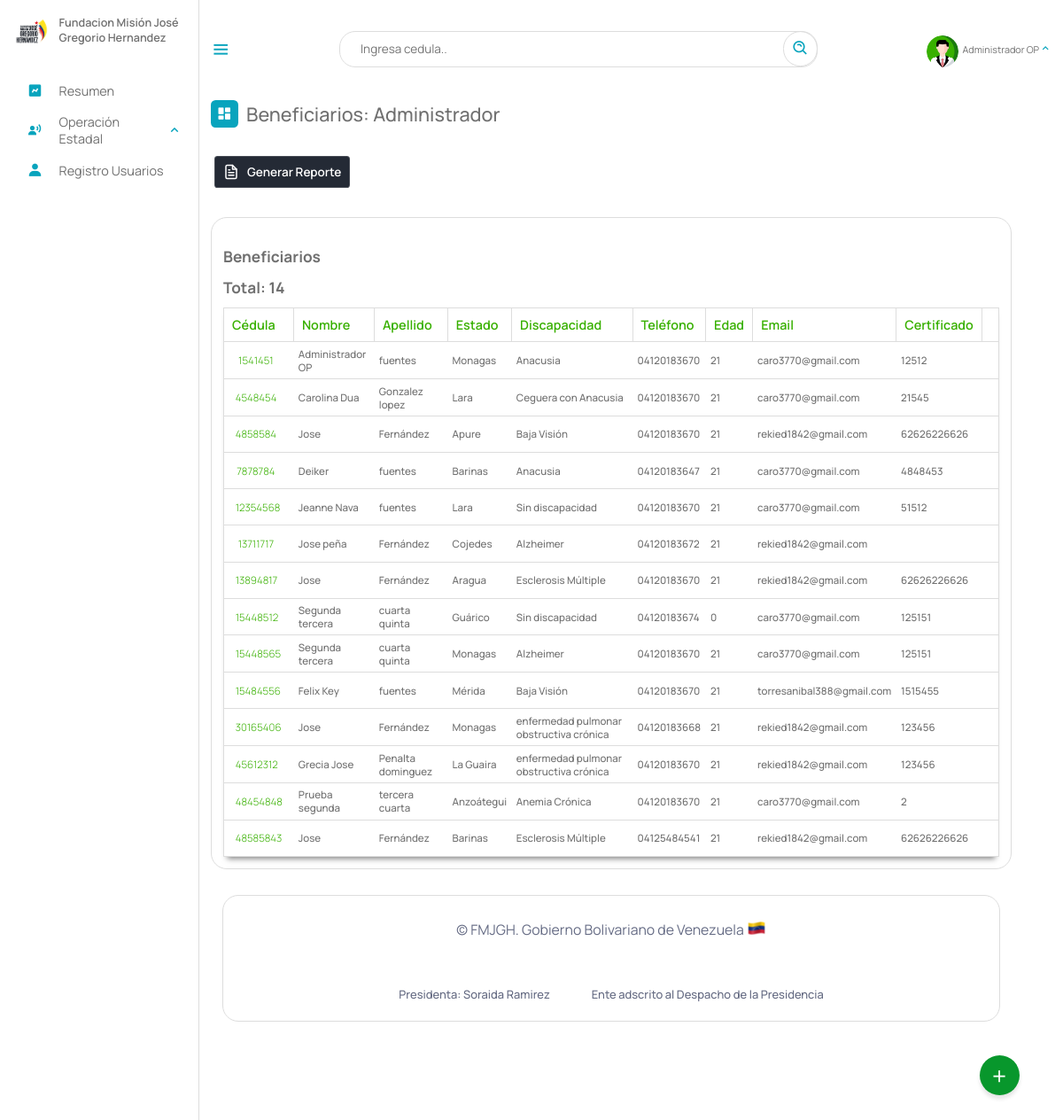
Page /Escritorio/Beneficiarios.php (signed in) on the earlier database version.
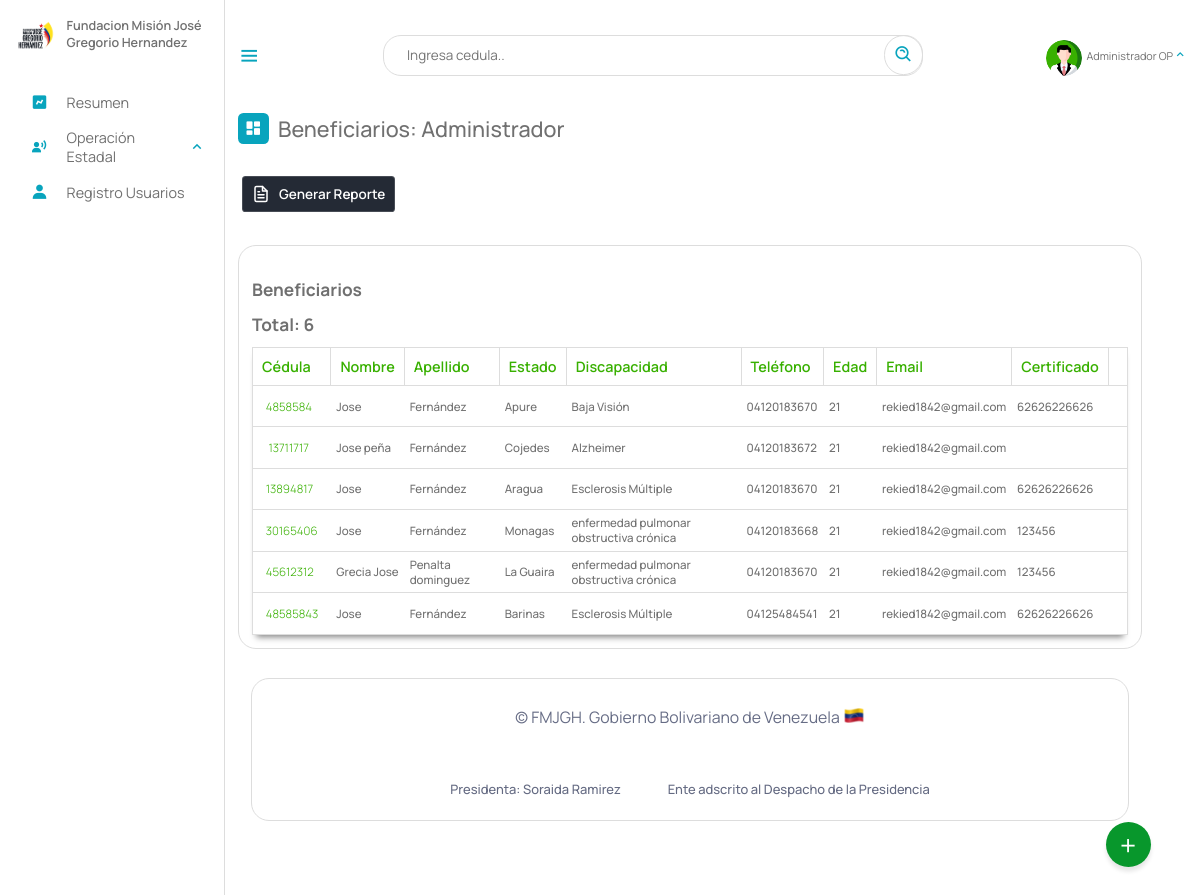
Same page on the later database version.
### tables this page shows
CREATE TABLE `beneficiario` (
  `cedula` int(12) NOT NULL,
  `nombre` text NOT NULL,
  `apellido` text NOT NULL,
  `fecha_naci` date NOT NULL,
  `email` varchar(50) NOT NULL,
  `telefono` varchar(12) NOT NULL,
  `nacionalidad` char(2) NOT NULL,
  `edad` int(2) NOT NULL,
  `sexo` char(1) NOT NULL,
  `edo_civil` text NOT NULL,
  `nro_hijo` int(2) DEFAULT NULL,
  `estado` varchar(10) NOT NULL,
  `municipio` varchar(20) NOT NULL,
  `parroquia` varchar(10) NOT NULL,
  `discapacidad` varchar(10) NOT NULL,
  `atencion_solicitada` varchar(10) NOT NULL,
  `certificado` varchar(50) DEFAULT NULL,
  `registrado_por` text DEFAULT NULL,
  `fecha_registro` date NOT NULL,
  PRIMARY KEY (`cedula`),
  KEY `estado` (`estado`),
  KEY `discapacidad` (`discapacidad`),
  KEY `atencion_solicitada` (`atencion_solicitada`),
  KEY `municipio` (`municipio`),
  KEY `parroquia` (`parroquia`),
  CONSTRAINT `beneficiario_ibfk_1` FOREIGN KEY (`estado`) REFERENCES `estados` (`id_estados`) ON DELETE CASCADE,
  CONSTRAINT `beneficiario_ibfk_2` FOREIGN KEY (`municipio`) REFERENCES `municipios` (`id_municipios`) ON DELETE CASCADE,
  CONSTRAINT `beneficiario_ibfk_3` FOREIGN KEY (`parroquia`) REFERENCES `parroquia` (`id`) ON DELETE CASCADE ON UPDATE CASCADE,
  CONSTRAINT `beneficiario_ibfk_4` FOREIGN KEY (`discapacidad`) REFERENCES `discapacid_e` (`id_e`) ON DELETE CASCADE,
  CONSTRAINT `beneficiario_ibfk_5` FOREIGN KEY (`atencion_solicitada`) REFERENCES `tipoatencion` (`id`) ON DELETE CASCADE
);

CREATE TABLE `estados` (
  `id_estados` varchar(10) NOT NULL,
  `nombre_estado` text NOT NULL,
  PRIMARY KEY (`id_estados`)
);

CREATE TABLE `discapacid_e` (
  `nombre_e` text NOT NULL,
  `id_e` varchar(10) NOT NULL,
  `general` varchar(10) NOT NULL,
  PRIMARY KEY (`id_e`),
  KEY `general` (`general`),
  CONSTRAINT `discapacid_e_ibfk_1` FOREIGN KEY (`general`) REFERENCES `discapacid` (`id_disca`) ON DELETE CASCADE
);

### php/01-discapacitados.php (called while the page is built, shortened)
<?php
include_once("ManejadorBD.php");
class Discapacitados extends ManejadorBD
{
	private $cnn;
	public function __construct($tipoConexion)
	{
		$this->cnn = parent::conectar($tipoConexion);
	}
	public function consultageneral()
	{
		try {
			$stmt = $this->cnn->prepare("SELECT beneficiario.cedula, beneficiario.nombre, beneficiario.apellido, estados.nombre_estado, discapacid_e.nombre_e , beneficiario.telefono, beneficiario.edad, beneficiario.email, beneficiario.certificado, beneficiario.registrado_por FROM `beneficiario`,estados, discapacid_e WHERE beneficiario.estado = estados.id_estados AND beneficiario.discapacidad = discapacid_e.id_e");
			$stmt->setFetchMode(PDO::FETCH_ASSOC);
			$stmt->execute();
			return $stmt->fetchAll();
		} catch (PDOException $error) {
			echo "Error: ejecutando consulta SQL." . $error->getMessage();
			exit();
		}
	}
}

### php/ManejadorBD.php (called while the page is built, shortened)
<?php
	class ManejadorBD extends PDO {
		public $srv	= SRV;
		public $usr	= USR;
		public $pas	= PAS;
		public $dbn	= BDN;
		public function conectar($tipoConexion){
			try{
				switch ($tipoConexion) {
				    case 1:
				        $dsn = "mysql:host=$this->srv;dbname=$this->dbn";
				        break;
				}
				$dbh = new PDO($dsn, $this->usr, $this->pas);
    			$dbh->setAttribute(PDO::ATTR_ERRMODE, PDO::ERRMODE_EXCEPTION);
			}catch(PDOException $error){
                echo "Error al Conectar con la Base de Datos: ".$error->getMessage();
                exit();
			}
            $this->conexionBD = $dbh;
			return $this->conexionBD;
		}
	}
?>

### Escritorio/Beneficiarios.php (the view, shortened to what this page needs)
<?php
include_once("partearriba.php");
?>
<link rel="stylesheet" type="text/css" href="https://cdn.datatables.net/1.11.3/css/jquery.dataTables.min.css">
<div class="dash-contenido">
    <div class="overview">
        <div class="titulo">
            <i class='bx bxs-dashboard'> </i>
            <span class="link-name">Beneficiarios: <?php echo $rol ?></span>
        </div>
    </div>
    <a href="reportes/reportes.php" target="_blank"> <button class="download-button">
            <div class="docs"> Generar Reporte</div>
            <div class="download">
            </div>
        </button></a>
    <div class="tabla-atencion">
        <br>
        <h2>Beneficiarios</h2>
        <h2>Total: <?php
                    include_once("../php/01-discapacitados.php");
                    $beneficiario = new Discapacitados(1);
                    $resultados =  $beneficiario->consultageneral();
                    echo count($resultados);
                    ?></h2>
        <table id="atencion">
            <thead>
                <tr>
                    <th>Cédula</th>
                    <th>Nombre</th>
                    <th>Apellido</th>
                    <th>Estado</th>
                    <th>Discapacidad</th>
                    <th>Teléfono</th>
                    <th>Edad</th>
                    <th>Email</th>
                    <th>Certificado</th>
                    <th></th>
                </tr>
            </thead>
            <tbody id="Beneficiarios1">
                <?php foreach ($resultados as $resultado) : ?>
                    <tr>
                        <td><a class="cedula" id="verBeneficiario" href="__verBeneficiario.php?cedula=<?php echo $resultado['cedula']; ?>"><?php echo $resultado['cedula']; ?> </a></td>
                        <td><?php echo $resultado['nombre']; ?></td>
                        <td><?php echo $resultado['apellido']; ?></td>
                        <td><?php echo $resultado['nombre_estado']; ?></td>
                        <td><?php echo $resultado['nombre_e']; ?></td>
                        <td><?php echo $resultado['telefono']; ?></td>
                        <td><?php echo $resultado['edad']; ?></td>
                        <td><?php echo $resultado['email']; ?></td>
                        <td><?php echo $resultado['certificado']; ?></td>
                        <?php if ($rol == "Superusuario") { ?>
                            <td>
                                <button class="buttons" type="button" onclick="eliminar(<?php echo $resultado['cedula']; ?>)">
                                    <span class="buttons__text">Eliminar </span>
                                    <span class="buttons__icon">
                                        <svg class="svg" height="512" viewBox="0 0 512 512" width="512" xmlns="http://www.w3.org/2000/svg">
                                            <title></title>
                                            <path d="M112,112l20,320c.95,18.49,14.4,32,32,32H348c17.67,0,30.87-13.51,32-32l20-320" style="fill:none;stroke:#fff;stroke-linecap:round;stroke-linejoin:round;stroke-width:32px"></path>
                                            <line style="stroke:#fff;stroke-linecap:round;stroke-miterlimit:10;stroke-width:32px" x1="80" x2="432" y1="112" y2="112"></line>
                                            <path d="M192,112V72h0a23.93,23.93,0,0,1,24-24h80a23.93,23.93,0,0,1,24,24h0v40" style="fill:none;stroke:#fff;stroke-linecap:round;stroke-linejoin:round;stroke-width:32px"></path>
                                            <line style="fill:none;stroke:#fff;stroke-linecap:round;stroke-linejoin:round;stroke-width:32px" x1="256" x2="256" y1="176" y2="400"></line>
                                            <line style="fill:none;stroke:#fff;stroke-linecap:round;stroke-linejoin:round;stroke-width:32px" x1="184" x2="192" y1="176" y2="400"></line>
                                            <line style="fill:none;stroke:#fff;stroke-linecap:round;stroke-linejoin:round;stroke-width:32px" x1="328" x2="320" y1="176" y2="400"></line>
                                        </svg>
                                    </span>
                                </button>
                            </td>
                        <?php }else{
                          echo "<td></td>";
                        } ?>
                    </tr>
                <?php endforeach; ?>
            </tbody>
        </table>
    </div>
    <?php
    include_once("parteabajo.php");
    ?>

### Escritorio/partearriba.php (shortened to what this page needs)
<!DOCTYPE html>
<html lang="es">
<head>
    <link rel="stylesheet" href="estilo.css">
    <link rel="stylesheet" href="dash.css">
    <link rel="stylesheet" href="02-buttons/01-buttons.css">
    <link href='https://unpkg.com/boxicons@2.1.4/css/boxicons.min.css' rel='stylesheet'>
<link rel="stylesheet" href="https://cdnjs.cloudflare.com/ajax/libs/font-awesome/6.5.2/css/all.min.css" />
</head>
<body>
    <?php
    if (isset($_SESSION['cedula'])) {
        $NombreUsuarioActivo = $_SESSION['nombre'];
        $rol = $_SESSION["rol"];
        $gerencia = $_SESSION['gerencia'];
    }
    switch ($rol) {
        case "1adm":
            $rol = "Administrador";
            break;
    }
    ?>
    <nav class="sidebar">
        <header>
            <div class="image-text">
                <span class="image">
                    <img src="logo3.png" alt="logo">
                </span>
                <div class="text header-text">
                    <span class="name">Fundacion Misión José Gregorio Hernandez</span>
                </div>
            </div>
        </header>
        <ul class="nav-links">
            <li>
                <a href="index.php">
                    <i class='bx bxs-chart'></i>
                    <span class="link-name">Resumen</span>
                </a>
            </li>
            <?php
            if ($gerencia == "4Gtno" || $rol == "Superusuario") {
            ?>
                <li>
                    <div class="ioncn-link">
                        <a>
                            <i class='bx bxs-user-voice'></i>
                            <span class="link-name">Operación Estadal</span>
                        </a>
                        <i class='bx bx-chevron-up'></i>
                    </div>
                </li>
            <?php
            }
            ?>
            <?php
            if ($rol == "Administrador" || $rol == "Superusuario") {
            ?>
                <li>
                    <a href="03-registro.php">
                        <i class='bx bxs-user'></i>
                        <span class="link-name">Registro Usuarios</span>
                    </a>
                </li>
            <?php
            }
            ?>
        </ul>
    </nav>
    <main class="menu-dash">
        <div class="top">
            <i class='bx bx-menu sidebar-toggle'></i>
            <div class="busqueda">
                <input type="text" id="input_search" placeholder="Ingresa cedula..">
                <a href="#" class="search" id="search"><i class='bx bx-search-alt bx-rotate-90'></i></a>
            </div>
            <li>
                <div class="ioncn-link">
                    <a><?php
                            if($_SESSION["profile_photo"]){
                                $ruta = "fotos_perfil/". $_SESSION["profile_photo"];
                            }else{
                                $ruta = "profile.png";
                            }
                        ?>
                        <div class="img-profi">
                             <img src="<?php echo $ruta ?>" alt="">
                        </div>
                        <span class="link_name" id="user_active"><?php echo $NombreUsuarioActivo ?></span>
                    </a>
                    <i class='bx bx-chevron-up'></i>
                </div>
            </li>
        </div>
        <div class="action">
            <span class="abrir" onclick="actionToggle()">+</span>
        </div>

### Escritorio/parteabajo.php (shortened to what this page needs)
<div class="footer__info container">
    <span class="footer_copy">
        &#169; FMJGH. Gobierno Bolivariano de Venezuela <img src="ve.png">
    </span>
    <br><br>
    <div class="footer__privacy">
        <a>Presidenta: Soraida Ramirez</a>
        <a>Ente adscrito al Despacho de la Presidencia</a>
    </div>
</div>
</div>
</main>
</body>
</html>

### Escritorio/estilo.css (style rules this page uses)
* { font-family: 'Manrope', sans-serif; margin: 0; padding: 0; box-sizing: border-box; scroll-behavior: smooth; }
:root { --body-color: ; --tran-03:all 0.2 ease ; --tran-03:all 0.3s ease ; --tran-03:all 0.4s ease ; --tran-03:all 0.5s ease ; }
body { height: 100vh; background-color: #fff; }
.sidebar .text { font-size: 14px; font-weight: 500; color: #707070; }
.sidebar .image { min-width: 60px; display: flex; align-items: center; }
.sidebar { position: fixed; top: 0; left: 0; height: 100%; width: 250px; padding: 20px 0px 0px 14px ; background-color: #fff; transition: 0.3s; border-right: 1px solid #ddd; }
.sidebar header { position: relative; }
.sidebar .image-text img { width: 50px; border-radius: 6px; }
.sidebar header .image-text { display: flex; align-items: center; }
header .image-text .header-text { display: flex; flex-direction: column; transition: 0.3; }
.header-text .name { font-weight: 600; text-align: left; margin-top: -2px; }
.sidebar .nav-links { background-color: rgb(255, 255, 255); height: 100%; padding-top: 30px; }
.sidebar .nav-links li { position: relative; list-style: none; transition: all 0.4s ease; }
.sidebar .nav-links li .ioncn-link { display: flex; align-items: left; justify-content: space-between; }
.bx-chevron-up { transition: transform .3s; }
.sidebar .nav-links li i { height: 50px; min-width: 60px; text-align: center; line-height: 50px; color:#08A4BD ; font-size: 20px; }
.sidebar .nav-links li a { text-decoration: none; display: flex; align-items: center; justify-content: left; }
.sidebar .nav-links li a .link-name { font-size: 16px; font-weight: 400; color: #707070; transition: 0.3s ease; }
.menu-dash { position: relative; left: 250px; background-color: #fff; height: 100vh; width: calc(100% - 300px); padding: 10px 14px; transition: 0.3s; }
.menu-dash .top { display: flex; position: fixed; top: 0px; left: 250px; align-items: center; justify-content: space-between; width: calc(100% - 250px); backdrop-filter: blur(15px); padding: 10px 14px; transition: 0.3; height: 123px; z-index: 500; }
.menu-dash .top .sidebar-toggle { font-size: 26px; cursor: pointer; color: #08A4BD; }
.menu-dash .top .busqueda { position: relative; height: 45px; max-width: 600px; width: 100%; margin: 0 30px; }
.top .busqueda input { height: 100%; width: 100%; position: absolute; border: 1px solid #ddd; padding: 0 50px 0 25px; outline: none; font-size: 15px; border-radius: 20px; }
.top .busqueda i { position: absolute; right: 0px; font-size: 22px; z-index: 10; top: 50%; transform: translateY(-50%); color: #08A4BD; padding: 10px; border: 1px solid #ddd; border-radius: 50px; }
.top img { width: 40px; border-radius: 100%; margin-top: 10px; height: 40px; object-fit: cover; }
.menu-dash .top .link_name { font-size: 12px; }
.menu-dash .top i { color: #08A4BD; }
.menu-dash .dash-contenido { padding-top: 45px; }
.menu-dash .titulo { display: flex; align-items: center; margin: 70px 0 30px 0; }
.menu-dash .titulo i { position: relative; height: 35px; width: 35px; background-color: #08A4BD; border-radius: 6px; color: #fff; display: flex; align-items: center; justify-content: center; font-size: 20px; }
.menu-dash .titulo .link-name { font-size: 24PX; font-weight: 500; color: #707070; margin-left: 10px; }
.menu-dash .top li { list-style: none; }
.menu-dash .top li .ioncn-link { display: flex; justify-content: space-between; align-items: center; }
.menu-dash .top li .ioncn-link a { text-decoration: none; display: flex; align-items: center; justify-content: center; gap: 5px; flex-wrap: nowrap; position: relative; color: #707070; }
.container { background-color: #fff; border: 1px solid #ddd; max-width: 100%; border-radius: 20px; padding: 30px; margin: 0 15px; }
.action { position: fixed; bottom: 50px; right: 55px; width: 50px; height: 50px; background: #08972c; border-radius: 50%; cursor: pointer; box-shadow: 0 5px 5px rgba(0,0,0,0.1); z-index: 50; }
.action span { position: relative; width: 100%; height: 100%; display: flex; justify-content: center; align-items: center; color: #fff; font-size: 2em; transition: 0.3s ease-in-out; }
table { width: 100%; }

### Escritorio/02-buttons/01-buttons.css (style rules this page uses)
body { margin: 0; padding: 0; }

Differences in the rows shown:
removed beneficiario: cedula "1541451", nombre "Administrador OP", apellido "fuentes", estado.nombre_estado "Monagas", discapacidad.nombre_e "Anacusia", telefono "04120183670", edad "21", email "caro3770@gmail.com", certificado "12512"
removed beneficiario: cedula "4548454", nombre "Carolina Dua", apellido "Gonzalez lopez", estado.nombre_estado "Lara", discapacidad.nombre_e "Ceguera con Anacusia", telefono "04120183670", edad "21", email "caro3770@gmail.com", certificado "21545"
removed beneficiario: cedula "7878784", nombre "Deiker", apellido "fuentes", estado.nombre_estado "Barinas", discapacidad.nombre_e "Anacusia", telefono "04120183647", edad "21", email "caro3770@gmail.com", certificado "4848453"
removed beneficiario: cedula "12354568", nombre "Jeanne Nava", apellido "fuentes", estado.nombre_estado "Lara", discapacidad.nombre_e "Sin discapacidad", telefono "04120183670", edad "21", email "caro3770@gmail.com", certificado "51512"
removed beneficiario: cedula "15448512", nombre "Segunda tercera", apellido "cuarta quinta", estado.nombre_estado "Guárico", discapacidad.nombre_e "Sin discapacidad", telefono "04120183674", edad "0", email "caro3770@gmail.com", certificado "125151"
removed beneficiario: cedula "15448565", nombre "Segunda tercera", apellido "cuarta quinta", estado.nombre_estado "Monagas", discapacidad.nombre_e "Alzheimer", telefono "04120183670", edad "21", email "caro3770@gmail.com", certificado "125151"
removed beneficiario: cedula "15484556", nombre "Felix Key", apellido "fuentes", estado.nombre_estado "Mérida", discapacidad.nombre_e "Baja Visión", telefono "04120183670", edad "21", email "torresanibal388@gmail.com", certificado "1515455"
removed beneficiario: cedula "48454848", nombre "Prueba segunda", apellido "tercera cuarta", estado.nombre_estado "Anzoátegui", discapacidad.nombre_e "Anemia Crónica", telefono "04120183670", edad "21", email "caro3770@gmail.com", certificado "2"
Other differences:
count($resultados): "14" → "6"
